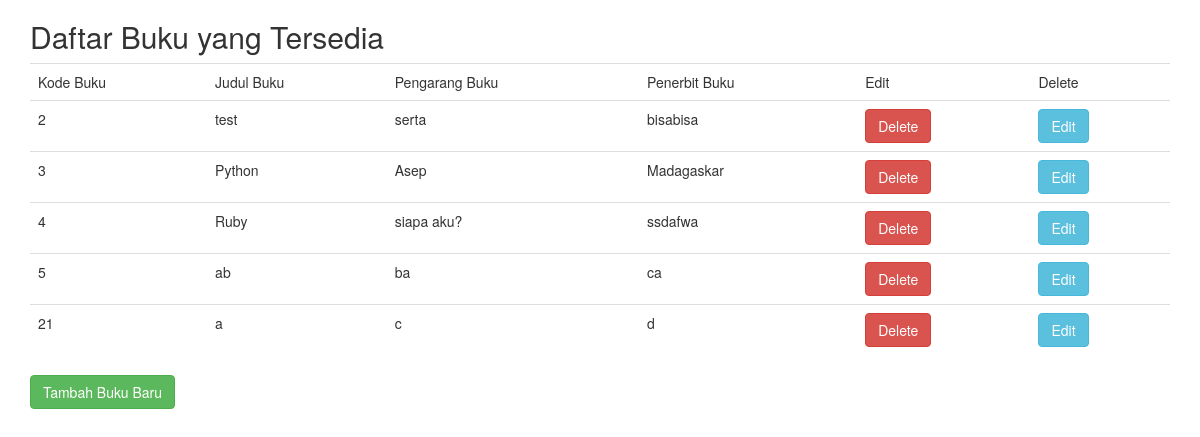
Page /list.php on the committed database.
### tables this page shows
CREATE TABLE IF NOT EXISTS `buku` (
  `kodebuku` int(5) NOT NULL DEFAULT '0',
  `judulubuku` varchar(32) DEFAULT NULL,
  `pengarang` varchar(32) DEFAULT NULL,
  `penerbit` varchar(32) DEFAULT NULL,
  PRIMARY KEY (`kodebuku`)
);

### library.php (called while the page is built, shortened)
<?php
class Library {
    public function __construct() {
        $this->db = new PDO('mysql:host=localhost;dbname=phpdatabase', 'root', 'root');
    }
    public function showBooks() {
        $sql = "SELECT * FROM buku";
        $query = $this->db->query($sql);
        return $query;
    }
}
?>

### list.php (the view, shortened to what this page needs)
<!DOCTYPE html>
<html lang="en">
    <head>
        <link rel="stylesheet" href="css/bootstrap.min.css">
    </head>
    <body>
        <div class="container">
            <h2>Daftar Buku yang Tersedia</h2>
            <table class="table">
                <tr>
                    <td>Kode Buku</td>
                    <td>Judul Buku</td>
                    <td>Pengarang Buku</td>
                    <td>Penerbit Buku</td>
                    <td>Edit</td>
                    <td>Delete</td>
                </tr>
                <?php
                require("./library.php");
                $Lib = new Library();
                $show = $Lib->showBooks();
                while ($data = $show->fetch(PDO::FETCH_OBJ)) {
                    echo "
<tr>
<td>$data->kodebuku</td>
<td>$data->judulubuku</td>
<td>$data->pengarang</td>
<td>$data->penerbit</td>
<td><a class='btn btn-danger' href='list.php?delete=$data->kodebuku'>Delete</a></td>
<td><a class='btn btn-info' href='edit.php?kb=$data->kodebuku'>Edit</td>
</tr>";
                };
                ?>
            </table>
            <a href="index.php" class="btn btn-success">Tambah Buku Baru</a>
        </div>
    </body>
</html>

### rows in the picture
buku: kodebuku "2", judulubuku "test", pengarang "serta", penerbit "bisabisa"
buku: kodebuku "3", judulubuku "Python", pengarang "Asep", penerbit "Madagaskar"
buku: kodebuku "4", judulubuku "Ruby", pengarang "siapa aku?", penerbit "ssdafwa"
buku: kodebuku "5", judulubuku "ab", pengarang "ba", penerbit "ca"
buku: kodebuku "21", judulubuku "a", pengarang "c", penerbit "d"
